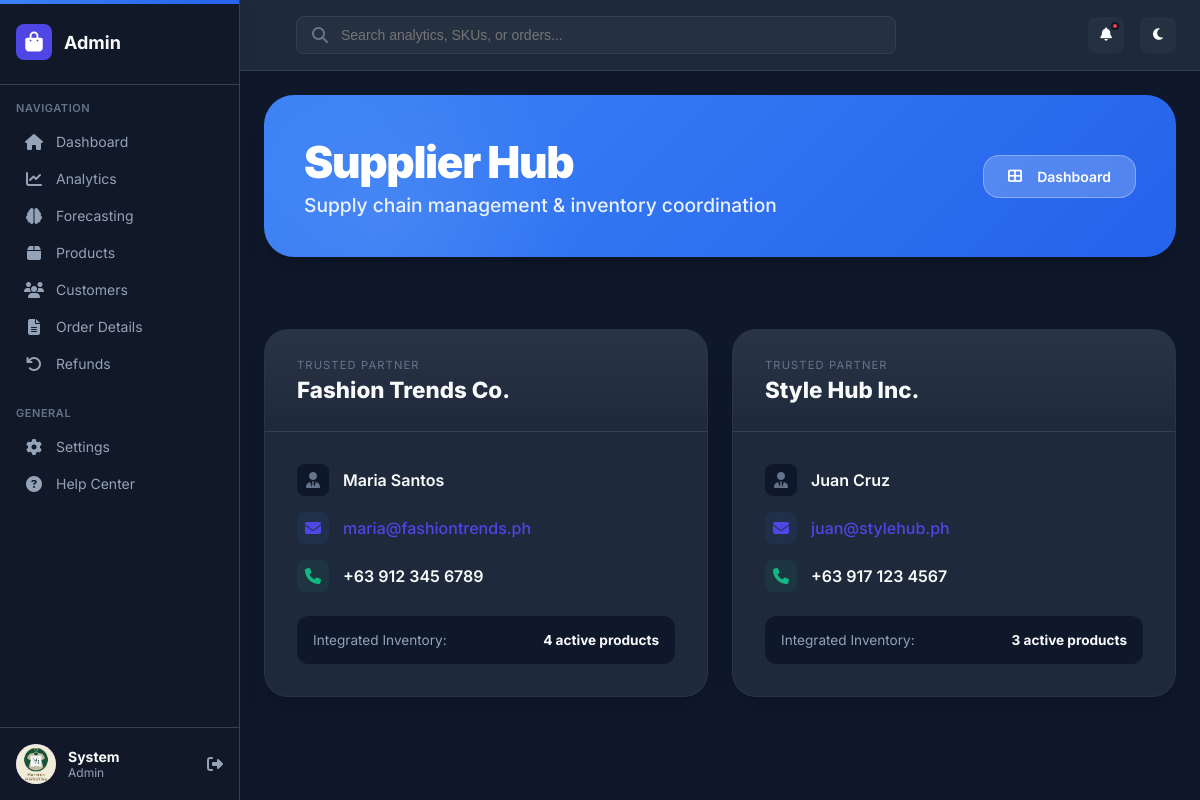
Page /staff/suppliers.php (signed in) on the committed database.
### tables this page shows
CREATE TABLE users (
    id INT PRIMARY KEY AUTO_INCREMENT,
    email VARCHAR(255) UNIQUE NOT NULL,
    password VARCHAR(255) NOT NULL,
    first_name VARCHAR(100) NOT NULL,
    last_name VARCHAR(100) NOT NULL,
    phone VARCHAR(20),
    address TEXT,
    role ENUM('customer', 'staff', 'admin') DEFAULT 'customer',
    is_active BOOLEAN DEFAULT TRUE,
    created_at TIMESTAMP DEFAULT CURRENT_TIMESTAMP,
    updated_at TIMESTAMP DEFAULT CURRENT_TIMESTAMP ON UPDATE CURRENT_TIMESTAMP
);

CREATE TABLE suppliers (
    id INT PRIMARY KEY AUTO_INCREMENT,
    name VARCHAR(200) NOT NULL,
    contact_person VARCHAR(100),
    email VARCHAR(255),
    phone VARCHAR(20),
    address TEXT,
    is_active BOOLEAN DEFAULT TRUE,
    created_at TIMESTAMP DEFAULT CURRENT_TIMESTAMP,
    updated_at TIMESTAMP DEFAULT CURRENT_TIMESTAMP ON UPDATE CURRENT_TIMESTAMP
);

### includes/auth.php (called while the page is built, shortened)
<?php
require_once __DIR__ . '/db.php';
function isLoggedIn() {
    return isset($_SESSION['user_id']);
}
function getCurrentUserId() {
    return $_SESSION['user_id'] ?? null;
}
function getCurrentUser() {
    $db = db();
    return $db->fetch("SELECT * FROM users WHERE id = ?", [getCurrentUserId()]);
}

### includes/db.php (called while the page is built, shortened)
<?php
class Database {
    private static $instance = null;
    private $pdo;
    private function __construct() {
        try {
            $dsn = "mysql:host=" . DB_HOST . ";dbname=" . DB_NAME . ";charset=" . DB_CHARSET;
            $options = [
                PDO::ATTR_ERRMODE => PDO::ERRMODE_EXCEPTION,
                PDO::ATTR_DEFAULT_FETCH_MODE => PDO::FETCH_ASSOC,
                PDO::ATTR_EMULATE_PREPARES => false,
            ];
            $this->pdo = new PDO($dsn, DB_USER, DB_PASS, $options);
        } catch (PDOException $e) {
            die("Database connection failed: " . $e->getMessage());
        }
    }
    public static function getInstance() {
        if (self::$instance === null) {
            self::$instance = new self();
        }
        return self::$instance;
    }
    public function fetchAll($sql, $params = []) {
        $stmt = $this->pdo->prepare($sql);
        $stmt->execute($params);
        return $stmt->fetchAll();
    }
    public function fetch($sql, $params = []) {
        $stmt = $this->pdo->prepare($sql);
        $stmt->execute($params);
        return $stmt->fetch();
    }
}
function db() {
    return Database::getInstance();
}

### staff/suppliers.php (the view, shortened to what this page needs)
<?php
require_once __DIR__ . '/../includes/db.php';
require_once __DIR__ . '/../includes/auth.php';
$suppliers = db()->fetchAll("
    SELECT s.*, COUNT(p.id) as product_count
    FROM suppliers s
    LEFT JOIN products p ON s.id = p.supplier_id AND p.is_active = 1
    WHERE s.is_active = 1
    GROUP BY s.id
    ORDER BY s.name
");
require_once __DIR__ . '/../includes/admin_header.php';
?>
<div style="margin-bottom: 2.5rem; padding: 2.5rem; background: var(--admin-gradient-primary); border-radius: 30px; color: white; box-shadow: var(--admin-shadow-premium); position: relative; overflow: hidden; display: flex; justify-content: space-between; align-items: center;">
    <div style="position: absolute; top: 0; left: 0; width: 400px; height: 400px; background: radial-gradient(circle, rgba(255,255,255,0.08) 0%, rgba(255,255,255,0) 70%); transform: translate(-20%, -20%);"></div>
    <div style="position: relative; z-index: 1;">
        <h1 style="font-size: 2.75rem; font-weight: 900; letter-spacing: -0.03em; margin: 0;">Supplier Hub</h1>
        <p style="opacity: 0.9; font-size: 1.2rem; font-weight: 500; margin-top: 0.25rem;">Supply chain management & inventory coordination</p>
    </div>
    <div style="position: relative; z-index: 1;">
        <a href="dashboard.php" class="admin-btn hover-lift" style="background: rgba(255,255,255,0.2); border: 1px solid rgba(255,255,255,0.3); color: white; border-radius: 16px; padding: 0.75rem 1.5rem; font-weight: 600; text-decoration: none;">
            <i class="fas fa-th-large"></i> &nbsp; Dashboard
        </a>
    </div>
</div>
<div class="section" style="padding-top: 2rem;">
    <div class="container">
        <div style="display: grid; grid-template-columns: repeat(auto-fill, minmax(350px, 1fr)); gap: 1.5rem;">
            <?php foreach ($suppliers as $supplier): ?>
            <div class="glass-card hover-lift" style="border-radius: 24px; padding: 0; overflow: hidden; background: var(--admin-content-bg);">
                <div class="admin-card-header" style="padding: 1.75rem 2rem; background: var(--admin-gradient-surface); border-bottom: 1px solid var(--admin-border); display: flex; justify-content: space-between; align-items: flex-start;">
                    <div>
                        <span style="font-size: 0.7rem; text-transform: uppercase; letter-spacing: 0.1em; color: var(--admin-text-muted); display: block; margin-bottom: 0.25rem;">Trusted Partner</span>
                        <h3 style="font-size: 1.4rem; font-weight: 800; color: var(--admin-text-primary); margin: 0;"><?php echo htmlspecialchars($supplier['name']); ?></h3>
                    </div>
                </div>
                <div class="card-body" style="padding: 2rem;">
                    <div style="display: flex; flex-direction: column; gap: 1rem; margin-bottom: 1.5rem;">
                        <div style="display: flex; align-items: center; gap: 0.875rem;">
                            <div style="width: 32px; height: 32px; background: var(--admin-bg); border-radius: 8px; display: flex; align-items: center; justify-content: center; color: var(--admin-text-muted);">
                                <i class="fas fa-user-tie"></i>
                            </div>
                            <span style="font-weight: 600; color: var(--admin-text-primary);"><?php echo htmlspecialchars($supplier['contact_person'] ?? 'N/A'); ?></span>
                        </div>
                        <div style="display: flex; align-items: center; gap: 0.875rem;">
                            <div style="width: 32px; height: 32px; background: rgba(59, 130, 246, 0.08); border-radius: 8px; display: flex; align-items: center; justify-content: center; color: var(--admin-primary);">
                                <i class="fas fa-envelope"></i>
                            </div>
                            <a href="mailto:<?php echo $supplier['email']; ?>" style="color: var(--admin-primary); text-decoration: none; font-weight: 500;"><?php echo htmlspecialchars($supplier['email'] ?? 'N/A'); ?></a>
                        </div>
                        <div style="display: flex; align-items: center; gap: 0.875rem;">
                            <div style="width: 32px; height: 32px; background: rgba(16, 185, 129, 0.08); border-radius: 8px; display: flex; align-items: center; justify-content: center; color: var(--admin-success);">
                                <i class="fas fa-phone"></i>
                            </div>
                            <a href="tel:<?php echo $supplier['phone']; ?>" style="color: var(--admin-text-primary); text-decoration: none; font-weight: 600;"><?php echo htmlspecialchars($supplier['phone'] ?? 'N/A'); ?></a>
                        </div>
                    </div>
                    <div style="padding: 1rem; background: var(--admin-bg); border-radius: 12px; font-size: 0.85rem; color: var(--admin-text-secondary); display: flex; justify-content: space-between; align-items: center;">
                        <span>Integrated Inventory:</span>
                        <strong style="color: var(--admin-text-primary);"><?php echo $supplier['product_count']; ?> active products</strong>
                    </div>
                </div>
            </div>
            <?php endforeach; ?>
        </div>
    </div>
</div>
<?php require_once __DIR__ . '/../includes/admin_footer.php'; ?>

### includes/admin_header.php (shortened to what this page needs)
<?php
require_once __DIR__ . '/auth.php';
$currentUser = getCurrentUser();
$userRole = $currentUser['role'] ?? 'customer';
$userName = $currentUser['first_name'] ?? 'User';
$adminNavItems = [
    'navigation' => [
        ['icon' => 'fa-home', 'text' => 'Dashboard', 'url' => APP_URL . '/admin/dashboard.php', 'id' => 'dashboard'],
        ['icon' => 'fa-chart-line', 'text' => 'Analytics', 'url' => APP_URL . '/admin/analytics.php', 'id' => 'analytics'],
        ['icon' => 'fa-brain', 'text' => 'Forecasting', 'url' => APP_URL . '/admin/forecast.php', 'id' => 'forecast'],
        ['icon' => 'fa-box', 'text' => 'Products', 'url' => APP_URL . '/admin/products.php', 'id' => 'products'],
        ['icon' => 'fa-users', 'text' => 'Customers', 'url' => APP_URL . '/admin/users.php', 'id' => 'users'],
        ['icon' => 'fa-file-alt', 'text' => 'Order Details', 'url' => APP_URL . '/admin/orders.php', 'id' => 'orders'],
        ['icon' => 'fa-undo', 'text' => 'Refunds', 'url' => APP_URL . '/admin/refunds.php', 'id' => 'refunds'],
    ],
    'general' => [
        ['icon' => 'fa-cog', 'text' => 'Settings', 'url' => APP_URL . '/admin/settings.php', 'id' => 'settings'],
        ['icon' => 'fa-question-circle', 'text' => 'Help Center', 'url' => APP_URL . '/admin/help.php', 'id' => 'help'],
    ]
];
$staffNavItems = [
    'navigation' => [
        ['icon' => 'fa-home', 'text' => 'Dashboard', 'url' => APP_URL . '/staff/dashboard.php', 'id' => 'dashboard'],
        ['icon' => 'fa-clipboard-check', 'text' => 'Verify Orders', 'url' => APP_URL . '/staff/verify-order.php', 'id' => 'verify-order'],
        ['icon' => 'fa-box', 'text' => 'Orders', 'url' => APP_URL . '/staff/orders.php', 'id' => 'orders'],
        ['icon' => 'fa-chart-bar', 'text' => 'Reports', 'url' => APP_URL . '/staff/reports.php', 'id' => 'reports'],
    ],
    'general' => [
        ['icon' => 'fa-question-circle', 'text' => 'Help Center', 'url' => APP_URL . '/staff/help.php', 'id' => 'help'],
    ]
];
$navItems = $userRole === 'admin' ? $adminNavItems : $staffNavItems;
$currentPage = $_GET['page'] ?? basename($_SERVER['PHP_SELF'], '.php');
?>
<!DOCTYPE html>
<html lang="en">
<head>
    <link rel="stylesheet" href="https://cdnjs.cloudflare.com/ajax/libs/font-awesome/6.4.0/css/all.min.css">
    <link rel="stylesheet" href="<?php echo APP_URL; ?>/assets/css/admin.css?v=<?php echo file_exists(__DIR__ . '/../assets/css/admin.css') ? filemtime(__DIR__ . '/../assets/css/admin.css') : time(); ?>">
</head>
<body class="admin-body" data-role="<?php echo $userRole; ?>">
    <aside class="admin-sidebar" id="adminSidebar">
        <a href="<?php echo APP_URL . '/' . $userRole . '/dashboard.php'; ?>" class="admin-logo" style="text-decoration: none;">
            <div class="admin-logo-icon">
                <i class="fas fa-shopping-bag"></i>
            </div>
            <div class="admin-logo-text"><?php echo $userRole === 'admin' ? 'Admin' : 'ShopManager'; ?></div>
        </a>
        <nav class="admin-nav">
            <?php foreach ($navItems as $sectionKey => $section): ?>
            <div class="admin-nav-section">
                <div class="admin-nav-header"><?php echo strtoupper($sectionKey); ?></div>
                <?php foreach ($section as $item): ?>
                <a href="<?php echo $item['url']; ?>"
                   class="admin-nav-item <?php echo $currentPage === $item['id'] ? 'active' : ''; ?>">
                    <i class="fas <?php echo $item['icon']; ?>"></i>
                    <span><?php echo $item['text']; ?></span>
                </a>
                <?php endforeach; ?>
            </div>
            <?php endforeach; ?>
        </nav>
        <div class="admin-sidebar-profile" style="padding: 1rem; border-top: 1px solid var(--admin-border); margin-top: auto;">
            <div style="display: flex; align-items: center; gap: 0.75rem;">
                <div class="admin-avatar" style="width: 40px; height: 40px; border-radius: 50%; overflow: hidden; background: var(--admin-primary);">
                    <img src="<?php echo APP_URL; ?>/assets/images/logo.png" alt="<?php echo htmlspecialchars($userName); ?>" style="width: 100%; height: 100%; object-fit: cover;">
                </div>
                <div style="flex: 1; overflow: hidden;">
                    <div style="font-weight: 700; font-size: 0.875rem; color: var(--admin-text-primary); white-space: nowrap; overflow: hidden; text-overflow: ellipsis;"><?php echo htmlspecialchars($userName); ?></div>
                    <div style="font-size: 0.75rem; color: var(--admin-text-secondary); text-transform: capitalize;"><?php echo $userRole; ?></div>
                </div>
                <a href="<?php echo APP_URL; ?>/auth/logout.php" style="color: var(--admin-text-secondary);"><i class="fas fa-sign-out-alt"></i></a>
            </div>
        </div>
    </aside>
    <main class="admin-main">
        <header class="admin-header">
            <div class="admin-search" style="flex: 1; max-width: 600px; margin: 0 2rem;">
                <div style="position: relative; width: 100%;">
                    <i class="fas fa-search" style="position: absolute; left: 1rem; top: 50%; transform: translateY(-50%); color: var(--admin-text-muted);"></i>
                    <input type="text" placeholder="Search analytics, SKUs, or orders..." style="width: 100%; padding: 0.625rem 1rem; padding-left: 2.75rem; border: 1px solid var(--admin-border); border-radius: 8px; background: rgba(255,255,255,0.03); color: white;">
                </div>
            </div>
            <div class="admin-header-actions" style="display: flex; align-items: center; gap: 1rem;">
                <button class="admin-notifications" style="position: relative; background: rgba(255,255,255,0.03); border: none; color: white; padding: 0.5rem; border-radius: 8px; cursor: pointer;">
                    <i class="fas fa-bell"></i>
                    <span style="position: absolute; top: 5px; right: 5px; width: 8px; height: 8px; background: #ef4444; border-radius: 50%; border: 2px solid var(--admin-bg);"></span>
                </button>
                <button class="admin-theme-toggle" id="themeToggle" style="background: rgba(255,255,255,0.03); border: none; color: white; padding: 0.5rem; border-radius: 8px; cursor: pointer;">
                    <i class="fas fa-moon"></i>
                </button>
            </div>
        </header>
        <div class="admin-content">

### rows in the picture
users: first_name "System", role "Admin"
suppliers: name "Fashion Trends Co.", contact_person "Maria Santos", email "maria@fashiontrends.ph", phone "+63 912 345 6789", product_count "4"
suppliers: name "Style Hub Inc.", contact_person "Juan Cruz", email "juan@stylehub.ph", phone "+63 917 123 4567", product_count "3"

### other values in the picture
$sectionKey "NAVIGATION"
$item['text'] "Dashboard"
$item['text'] "Analytics"
$item['text'] "Forecasting"
$item['text'] "Products"
$item['text'] "Customers"
$item['text'] "Order Details"
$item['text'] "Refunds"
$sectionKey "GENERAL"
$item['text'] "Settings"
$item['text'] "Help Center"
